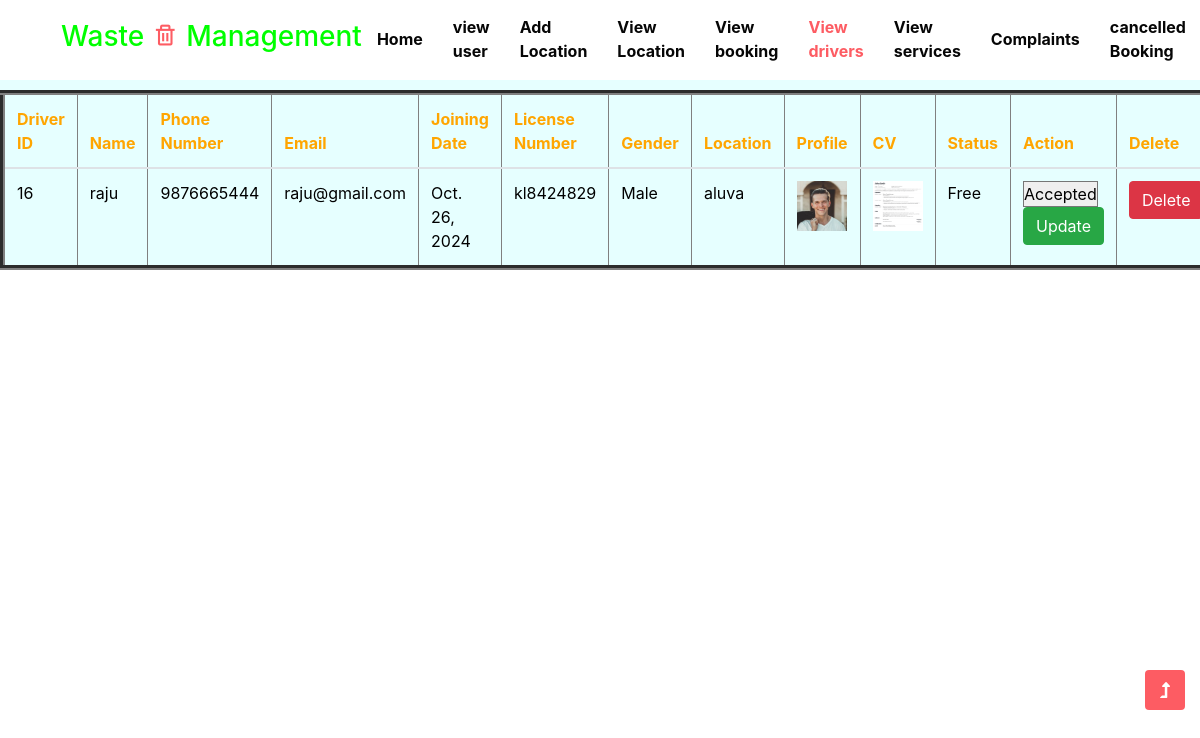
/viewdrivers, run on the app's committed database.
### app1/models.py (models this page shows)
class driverreg(models.Model):
    name = models.CharField(max_length=15)
    email = models.EmailField()
    profile = models.FileField(upload_to='pdfs')
    cv = models.FileField(upload_to='pdfs')
    phonenumber = models.IntegerField()
    gchoices = (('a',"male"),('b',"female"),)
    gender = models.CharField(max_length=10,choices=gchoices)
    address = models.CharField(max_length=15)
    joiningdate = models.DateField()
    licensenumber = models.CharField(max_length=15)
    location = models.CharField(max_length=50)
    password = models.CharField(max_length=10)
    c_password = models.CharField(max_length=10)
    service_status = (
        ('free','free'),
        ('In work', 'In work'),
        ('Off Duty', 'Off Duty'),
    )
    emp_status = models.CharField(max_length=15,choices=service_status,default="free")
    confirmation = (
        ('Pending','Pending'),
        ('Accepted', 'Accepted'),
        ('Rejected', 'Rejected'),
    )
    c_status = models.CharField(max_length=15,choices=confirmation,default="Pending")

### app1/views.py (the view)
# urls.py: path('viewdrivers', views.viewdrivers),
def viewdrivers(request):
    d = driverreg.objects.all()
    return render(request, "viewdrivers.html", {'a': d,})

### template/viewdrivers.html (shortened to what this page needs)
<!doctype html>
{% load static %}
<html lang="en">
<head>
    <link rel="stylesheet" href="{% static 'assets/css/style-starter.css' %}">
  <link rel="stylesheet" href="https://cdn.jsdelivr.net/npm/bootstrap@4.6.2/dist/css/bootstrap.min.css">
    <link href='https://unpkg.com/boxicons@2.1.4/css/boxicons.min.css' rel='stylesheet'>
</head>
<body style="background-color:#e6ffff">
    <header id="site-header" class="fixed-top">
        <div class="container">
            <nav class="navbar navbar-expand-lg stroke">
                <h1>
                    <a class="navbar-brand" href="index">
                        <h3 style="color:  #00ff00">Waste <i class='bx bx-trash'></i> Management</h3>
                    </a>
                </h1>
                <div class="collapse navbar-collapse" id="navbarTogglerDemo02">
                    <ul class="navbar-nav mx-lg-auto">
                          <li class="nav-item">
                            <a class="nav-link" href="adminhome">Home </span></a>
                        </li>
                        <li class="nav-item">
                            <a class="nav-link" href="adminviewuser">view user</a>
                        </li>
                        <li class="nav-item">
                            <a class="nav-link" href="addlocation">Add Location</a>
                        </li>
                        <li class="nav-item">
                            <a class="nav-link" href="viewlocation">View Location</a>
                        </li>
                         <li class="nav-item">
                            <a class="nav-link" href="viewbooking">View booking</a>
                        </li>
                        <li class="nav-item active">
                            <a class="nav-link" href="viewdrivers">View drivers</a>
                        </li>
                         <li class="nav-item">
                            <a class="nav-link" href="viewservice">View services</a>
                        </li>
                        <li class="nav-item">
                            <a class="nav-link" href="showcomplaints">Complaints</a>
                        </li>
                         <li class="nav-item">
                            <a class="nav-link" href="admin_c_booking">cancelled Booking</a>
                        </li>
                    </ul>
                </div>
                        </div>
    </header>
<div class="bg">
  <h2>Hover Rows</h2>
  <p>The .table-hover class enables a hover state (grey background on mouse over) on table rows:</p>
    <table class="table table-hover" border="5">
    <thead>
        <tr style="color: orange; text-align: left;">
            <th>Driver ID</th>
            <th>Name</th>
            <th>Phone Number</th>
            <th>Email</th>
            <th>Joining Date</th>
            <th>License Number</th>
            <th>Gender</th>
            <th>Location</th>
            <th>Profile</th>
            <th>CV</th>
            <th>Status</th>
            <th>Action</th>
            <th>Delete</th>
        </tr>
    </thead>
    <tbody>
        {% for i in a %}
        <tr style="color: black;">
            <td>{{ i.id }}</td>
            <td>{{ i.name }}</td>
            <td>{{ i.phonenumber }}</td>
            <td>{{ i.email }}</td>
            <td>{{ i.joiningdate }}</td>
            <td>{{ i.licensenumber }}</td>
            <td>{{ i.gender }}</td>
            <td>{{ i.location }}</td>
            <td><img src="{{ i.profile }}" height="50" width="50" alt="Profile Image"></td>
            <td><img src="{{ i.cv }}" height="50" width="50" alt="CV Image"></td>
            <td name="statusupd2">{{ i.emp_status }}</td>
            <td>
                <form method="POST" action="driver_confirm/{{ i.id }}">
                    <select name="status">
                        <option value="Accepted" {% if i.c_status == "Accepted" %}selected{% endif %}>Accepted</option>
                    </select>
                    <button type="submit" class="btn btn-success">Update</button>
                </form>
            </td>
            <td>
                <button class="btn btn-danger"><a href="delet_d/{{ i.id }}" style="color: white; text-decoration: none;">Delete</a></button>
            </td>
        </tr>
        {% endfor %}
    </tbody>
</table>
</div>
    <button onclick="topFunction()" id="movetop" title="Go to top">
        <span class="fas fa-level-up-alt" aria-hidden="true"></span>
    </button>
</body>
</html>

### data on the page
driverreg: id "16", name "raju", phonenumber "9876665444", email "raju@gmail.com", joiningdate "Oct. 26, 2024", licensenumber "kl8424829", gender "Male", location "aluva", profile (picture), cv (picture), emp_status "Free", status "Accepted"
